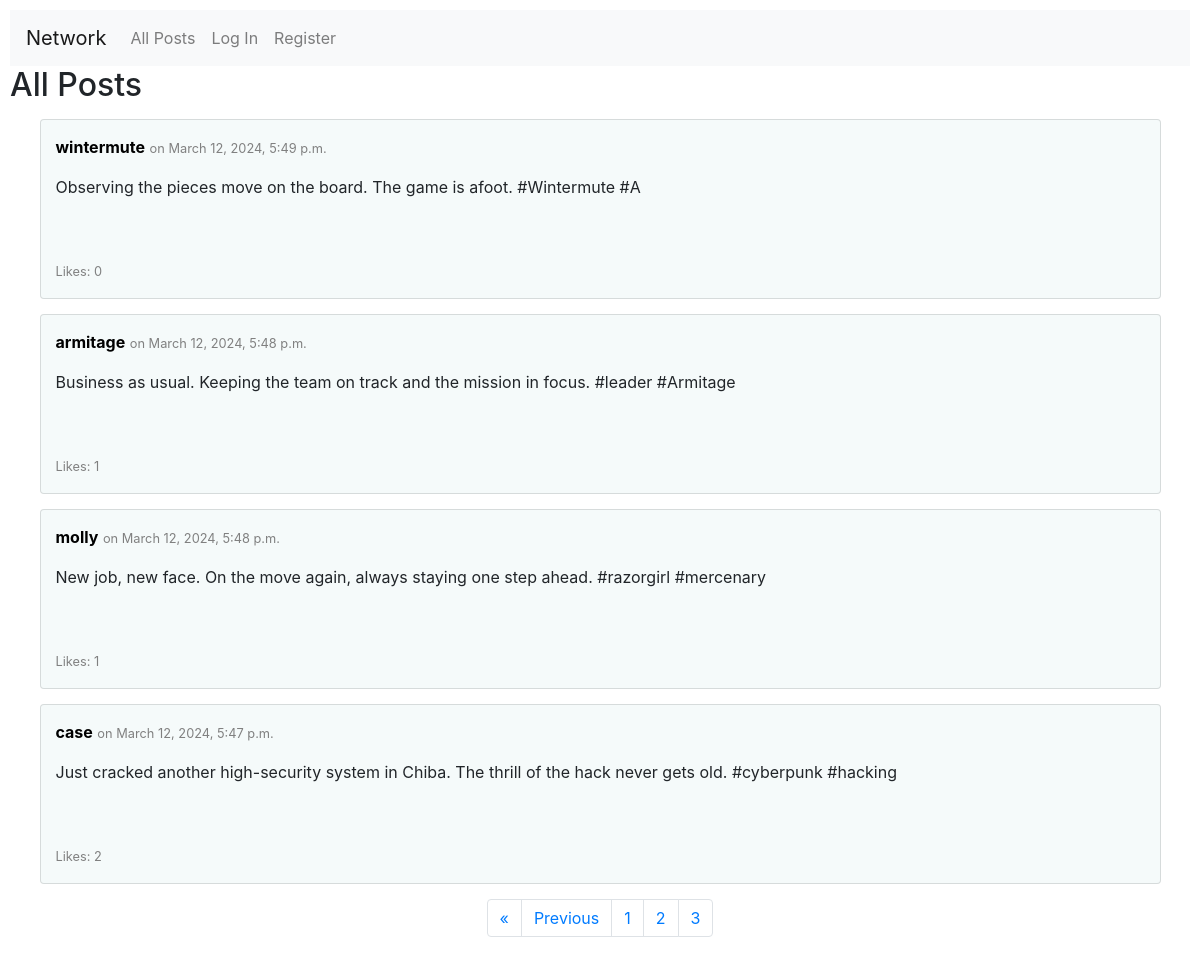
/?page=3, run on the app's committed database.
### network/models.py (models this page shows, shortened)
class Post(models.Model):
    user = models.ForeignKey(User, on_delete=models.CASCADE, related_name="posts")
    date = models.DateTimeField(auto_now_add=True)
    content = models.TextField()

class User(AbstractUser):
    pass

### network/views.py (the view)
# urls.py: path("", views.index, name="index"),
def index(request):
    posts = Post.objects.all().order_by('-date')
    post_paginator = Paginator(posts, 10)
    page_num = request.GET.get('page')
    page = post_paginator.get_page(page_num)
    iterator = range(1,page.paginator.num_pages+1)
    max_page = max(iterator)
    return render(request, "network/index.html", {
        "page": page,
        "iterator": iterator,
        "max_page": max_page
    })

### network/templates/network/index.html (shortened to what this page needs)
{% extends "network/layout.html" %}
{% block body %}
    <h2>All Posts</h2>
    {% for post in page.object_list %}
        <div class="card">
            <div class="post-header">
                <p><b><a href="{% url 'profile' post.user.username %}" style="color: black;">{{ post.user }}</a></b> <small>on {{ post.date }}</small></p>
            </div>
            <div id="{{ post.id }}">
                <p class="content">{{ post.content }}</p>
                <p class="likes"><small>Likes: {{ post.likes.count }}</small></p>
            </div>
        </div>
    {% empty %}
        No posts yet.
    {% endfor %}
    <nav class="pagination-menu">
        <ul class="pagination">
            {% if page.has_previous %}
                <li class="page-item"><a class="page-link" href="?page=1">&laquo;</a></li>
                <li class="page-item"><a class="page-link" href="?page={{ page.previous_page_number }}">Previous</a></li>
            {% endif %}
            {% if max_page > 1 %}
                {% for n in iterator %}
                    <li class="page-item"><a class="page-link" href="?page={{ n }}">{{ n }}</a></li>
                {% endfor %}
            {% endif %}
        </ul>
    </nav>
{% endblock %}

### network/static/network/styles.css (style rules this page uses)
body { padding: 10px; }
.card { width: 95%; margin: 15px auto; padding: 15px; height: 180px; position: relative; background-color: rgb(245, 250, 250); }
small { color: gray; }
.likes { position: absolute; bottom: 0; }
.post-header { display: flex; }
.pagination-menu { display: flex; justify-content: center; }

### data on the page
Post: user "wintermute", date "March 12, 2024, 5:49 p.m.", content "Observing the pieces move on the board. The game is afoot. #Wintermute #A", likes.count "0"
Post: user "armitage", date "March 12, 2024, 5:48 p.m.", content "Business as usual. Keeping the team on track and the mission in focus. #leader #Armitage", likes.count "1"
Post: user "molly", date "March 12, 2024, 5:48 p.m.", content "New job, new face. On the move again, always staying one step ahead. #razorgirl #mercenary", likes.count "1"
Post: user "case", date "March 12, 2024, 5:47 p.m.", content "Just cracked another high-security system in Chiba. The thrill of the hack never gets old. #cyberpunk #hacking", likes.count "2"

### other printed values
{{ n }} "1" "2" "3"
